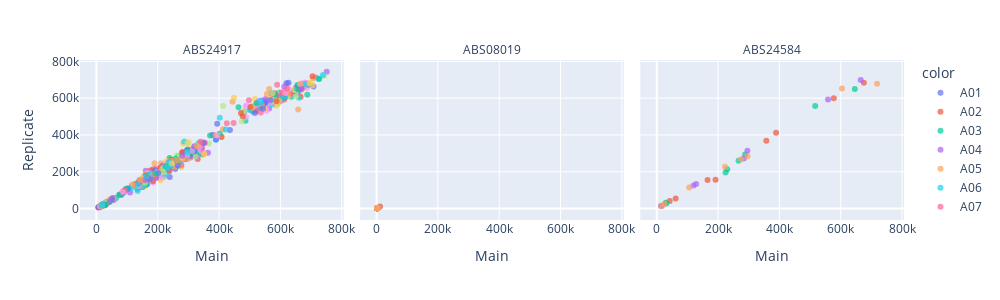

This figure's notebook cell:
### Code cell
strain_line = px.scatter(
    x=strain_main_alpha, 
    y=strain_rep_alpha, 
    facet_col=strain, 
    opacity=0.7, 
    width=1000, 
    height=300,
    color=strain_well_id)
# line.update_traces(mode="lines+markers")
strain_line.update_xaxes(title_text="Main")
strain_line.update_layout(yaxis_title="Replicate")
strain_line.for_each_annotation(lambda a: a.update(text=a.text.split("=")[-1]))
